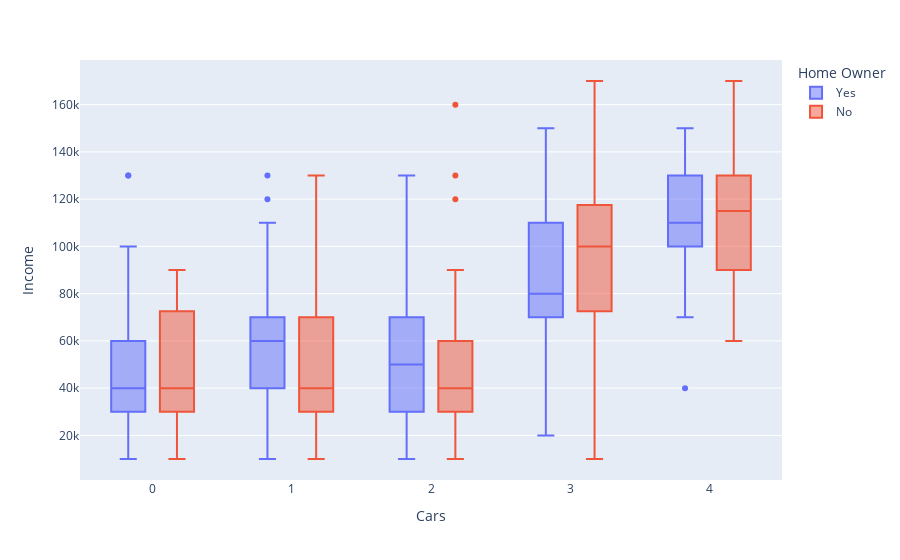

The notebook cell this image was saved under:
### Code cell
#Dependiendo de la cantidad de la ganancia de la personas y si tiene casa o no se infiere cuantos carros tiene
fig = px.box(df, y = 'Income', x = "Cars", color = "Home Owner")
fig.show()

### Figure 1 — Plotly figure (JSON) as saved in the notebook; plotly's stock layout.template omitted (floating-point values rounded to 4 significant figures; data arrays with more than 128 entries replaced by an {"elided": "..."} marker saying what was removed)
{"data": [{"alignmentgroup": "True", "hovertemplate": "Home Owner=Yes<br>Cars=%{x}<br>Income=%{y}<extra></extra>", "legendgroup": "Yes", "marker": {"color": "#636efa"}, "name": "Yes", "notched": false, "offsetgroup": "Yes", "orientation": "v", "showlegend": true, "type": "box", "x": {"elided": "676 int values"}, "x0": " ", "xaxis": "x", "y": {"elided": "676 int values"}, "y0": " ", "yaxis": "y"}, {"alignmentgroup": "True", "hovertemplate": "Home Owner=No<br>Cars=%{x}<br>Income=%{y}<extra></extra>", "legendgroup": "No", "marker": {"color": "#EF553B"}, "name": "No", "notched": false, "offsetgroup": "No", "orientation": "v", "showlegend": true, "type": "box", "x": {"elided": "309 int values"}, "x0": " ", "xaxis": "x", "y": {"elided": "309 int values"}, "y0": " ", "yaxis": "y"}], "layout": {"boxmode": "group", "legend": {"title": {"text": "Home Owner"}, "tracegroupgap": 0}, "margin": {"t": 60}, "xaxis": {"anchor": "y", "domain": [0, 1], "title": {"text": "Cars"}}, "yaxis": {"anchor": "x", "domain": [0, 1], "title": {"text": "Income"}}}}
